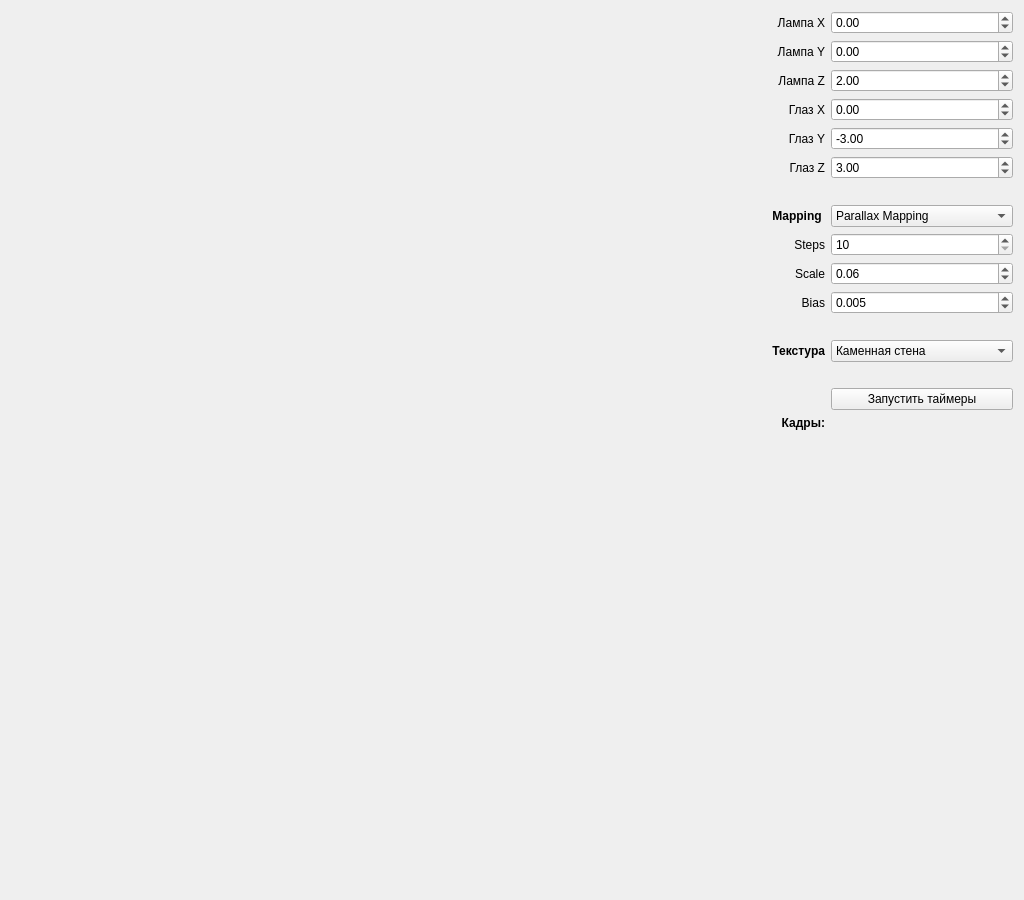
<?xml version="1.0" encoding="UTF-8"?>
<ui version="4.0">
 <class>Widget</class>
 <widget class="QWidget" name="Widget">
  <property name="geometry">
   <rect>
    <x>0</x>
    <y>0</y>
    <width>1024</width>
    <height>900</height>
   </rect>
  </property>
  <property name="minimumSize">
   <size>
    <width>600</width>
    <height>600</height>
   </size>
  </property>
  <property name="focusPolicy">
   <enum>Qt::ClickFocus</enum>
  </property>
  <property name="windowTitle">
   <string>Widget</string>
  </property>
  <property name="layoutDirection">
   <enum>Qt::LeftToRight</enum>
  </property>
  <layout class="QHBoxLayout" name="horizontalLayout">
   <property name="sizeConstraint">
    <enum>QLayout::SetDefaultConstraint</enum>
   </property>
   <item>
    <widget class="GLWidget" name="widget_canvas" native="true">
     <property name="sizePolicy">
      <sizepolicy hsizetype="Expanding" vsizetype="Preferred">
       <horstretch>0</horstretch>
       <verstretch>0</verstretch>
      </sizepolicy>
     </property>
    </widget>
   </item>
   <item>
    <layout class="QGridLayout" name="gridLayout">
     <item row="5" column="0">
      <widget class="QLabel" name="label_eyeY">
       <property name="text">
        <string>Глаз Y</string>
       </property>
       <property name="alignment">
        <set>Qt::AlignRight|Qt::AlignTrailing|Qt::AlignVCenter</set>
       </property>
      </widget>
     </item>
     <item row="3" column="0">
      <widget class="QLabel" name="label_lampZ">
       <property name="text">
        <string>Лампа Z</string>
       </property>
       <property name="alignment">
        <set>Qt::AlignRight|Qt::AlignTrailing|Qt::AlignVCenter</set>
       </property>
      </widget>
     </item>
     <item row="16" column="1">
      <spacer name="verticalSpacer_3">
       <property name="orientation">
        <enum>Qt::Vertical</enum>
       </property>
       <property name="sizeType">
        <enum>QSizePolicy::Fixed</enum>
       </property>
       <property name="sizeHint" stdset="0">
        <size>
         <width>20</width>
         <height>20</height>
        </size>
       </property>
      </spacer>
     </item>
     <item row="18" column="0">
      <widget class="QLabel" name="label_fps">
       <property name="enabled">
        <bool>true</bool>
       </property>
       <property name="font">
        <font>
         <weight>75</weight>
         <bold>true</bold>
        </font>
       </property>
       <property name="text">
        <string>Кадры:</string>
       </property>
       <property name="alignment">
        <set>Qt::AlignRight|Qt::AlignTrailing|Qt::AlignVCenter</set>
       </property>
      </widget>
     </item>
     <item row="7" column="1">
      <spacer name="verticalSpacer_2">
       <property name="orientation">
        <enum>Qt::Vertical</enum>
       </property>
       <property name="sizeType">
        <enum>QSizePolicy::Fixed</enum>
       </property>
       <property name="sizeHint" stdset="0">
        <size>
         <width>20</width>
         <height>20</height>
        </size>
       </property>
      </spacer>
     </item>
     <item row="4" column="1">
      <widget class="QDoubleSpinBox" name="doubleSpinBox_eyeX">
       <property name="minimum">
        <double>-10.000000000000000</double>
       </property>
       <property name="maximum">
        <double>10.000000000000000</double>
       </property>
       <property name="singleStep">
        <double>0.100000000000000</double>
       </property>
      </widget>
     </item>
     <item row="19" column="1">
      <spacer name="verticalSpacer">
       <property name="orientation">
        <enum>Qt::Vertical</enum>
       </property>
       <property name="sizeHint" stdset="0">
        <size>
         <width>20</width>
         <height>40</height>
        </size>
       </property>
      </spacer>
     </item>
     <item row="17" column="1">
      <widget class="QPushButton" name="pushButton_timer">
       <property name="text">
        <string>Запустить таймеры</string>
       </property>
       <property name="checkable">
        <bool>true</bool>
       </property>
       <property name="checked">
        <bool>false</bool>
       </property>
      </widget>
     </item>
     <item row="1" column="1">
      <widget class="QDoubleSpinBox" name="doubleSpinBox_lampX">
       <property name="minimum">
        <double>-10.000000000000000</double>
       </property>
       <property name="maximum">
        <double>10.000000000000000</double>
       </property>
       <property name="singleStep">
        <double>0.100000000000000</double>
       </property>
       <property name="value">
        <double>0.000000000000000</double>
       </property>
      </widget>
     </item>
     <item row="11" column="0">
      <widget class="QLabel" name="label_bias">
       <property name="text">
        <string>Bias</string>
       </property>
       <property name="alignment">
        <set>Qt::AlignRight|Qt::AlignTrailing|Qt::AlignVCenter</set>
       </property>
      </widget>
     </item>
     <item row="6" column="1">
      <widget class="QDoubleSpinBox" name="doubleSpinBox_eyeZ">
       <property name="minimum">
        <double>-10.000000000000000</double>
       </property>
       <property name="maximum">
        <double>10.000000000000000</double>
       </property>
       <property name="singleStep">
        <double>0.100000000000000</double>
       </property>
       <property name="value">
        <double>3.000000000000000</double>
       </property>
      </widget>
     </item>
     <item row="11" column="1">
      <widget class="QDoubleSpinBox" name="doubleSpinBox_bias">
       <property name="decimals">
        <number>3</number>
       </property>
       <property name="maximum">
        <double>10.000000000000000</double>
       </property>
       <property name="singleStep">
        <double>0.001000000000000</double>
       </property>
       <property name="value">
        <double>0.005000000000000</double>
       </property>
      </widget>
     </item>
     <item row="13" column="1">
      <widget class="QComboBox" name="comboBox_texture">
       <item>
        <property name="text">
         <string>Каменная стена</string>
        </property>
       </item>
       <item>
        <property name="text">
         <string>Дерево</string>
        </property>
       </item>
       <item>
        <property name="text">
         <string>Камень</string>
        </property>
       </item>
       <item>
        <property name="text">
         <string>Кирпич</string>
        </property>
       </item>
      </widget>
     </item>
     <item row="5" column="1">
      <widget class="QDoubleSpinBox" name="doubleSpinBox_eyeY">
       <property name="minimum">
        <double>-10.000000000000000</double>
       </property>
       <property name="maximum">
        <double>10.000000000000000</double>
       </property>
       <property name="singleStep">
        <double>0.100000000000000</double>
       </property>
       <property name="value">
        <double>-3.000000000000000</double>
       </property>
      </widget>
     </item>
     <item row="3" column="1">
      <widget class="QDoubleSpinBox" name="doubleSpinBox_lampZ">
       <property name="minimum">
        <double>-10.000000000000000</double>
       </property>
       <property name="maximum">
        <double>10.000000000000000</double>
       </property>
       <property name="singleStep">
        <double>0.100000000000000</double>
       </property>
       <property name="value">
        <double>2.000000000000000</double>
       </property>
      </widget>
     </item>
     <item row="10" column="1">
      <widget class="QDoubleSpinBox" name="doubleSpinBox_scale">
       <property name="maximum">
        <double>10.000000000000000</double>
       </property>
       <property name="singleStep">
        <double>0.010000000000000</double>
       </property>
       <property name="value">
        <double>0.060000000000000</double>
       </property>
      </widget>
     </item>
     <item row="4" column="0">
      <widget class="QLabel" name="label_eyeX">
       <property name="text">
        <string>Глаз X</string>
       </property>
       <property name="alignment">
        <set>Qt::AlignRight|Qt::AlignTrailing|Qt::AlignVCenter</set>
       </property>
      </widget>
     </item>
     <item row="2" column="1">
      <widget class="QDoubleSpinBox" name="doubleSpinBox_lampY">
       <property name="minimum">
        <double>-10.000000000000000</double>
       </property>
       <property name="maximum">
        <double>10.000000000000000</double>
       </property>
       <property name="singleStep">
        <double>0.100000000000000</double>
       </property>
       <property name="value">
        <double>0.000000000000000</double>
       </property>
      </widget>
     </item>
     <item row="2" column="0">
      <widget class="QLabel" name="label_lampY">
       <property name="text">
        <string>Лампа Y</string>
       </property>
       <property name="alignment">
        <set>Qt::AlignRight|Qt::AlignTrailing|Qt::AlignVCenter</set>
       </property>
      </widget>
     </item>
     <item row="13" column="0">
      <widget class="QLabel" name="label_texture">
       <property name="font">
        <font>
         <weight>75</weight>
         <bold>true</bold>
        </font>
       </property>
       <property name="text">
        <string>Текстура</string>
       </property>
       <property name="alignment">
        <set>Qt::AlignRight|Qt::AlignTrailing|Qt::AlignVCenter</set>
       </property>
      </widget>
     </item>
     <item row="18" column="1">
      <widget class="QLabel" name="label_fps_value">
       <property name="text">
        <string/>
       </property>
      </widget>
     </item>
     <item row="12" column="1">
      <spacer name="verticalSpacer_4">
       <property name="orientation">
        <enum>Qt::Vertical</enum>
       </property>
       <property name="sizeType">
        <enum>QSizePolicy::Fixed</enum>
       </property>
       <property name="sizeHint" stdset="0">
        <size>
         <width>20</width>
         <height>20</height>
        </size>
       </property>
      </spacer>
     </item>
     <item row="1" column="0">
      <widget class="QLabel" name="label_lampX">
       <property name="text">
        <string>Лампа X</string>
       </property>
       <property name="alignment">
        <set>Qt::AlignRight|Qt::AlignTrailing|Qt::AlignVCenter</set>
       </property>
      </widget>
     </item>
     <item row="6" column="0">
      <widget class="QLabel" name="label_eyeZ">
       <property name="text">
        <string>Глаз Z</string>
       </property>
       <property name="alignment">
        <set>Qt::AlignRight|Qt::AlignTrailing|Qt::AlignVCenter</set>
       </property>
      </widget>
     </item>
     <item row="8" column="0">
      <widget class="QLabel" name="label_mapping">
       <property name="font">
        <font>
         <weight>75</weight>
         <bold>true</bold>
        </font>
       </property>
       <property name="text">
        <string>Mapping </string>
       </property>
       <property name="alignment">
        <set>Qt::AlignRight|Qt::AlignTrailing|Qt::AlignVCenter</set>
       </property>
      </widget>
     </item>
     <item row="9" column="1">
      <widget class="QDoubleSpinBox" name="doubleSpinBox_steps">
       <property name="decimals">
        <number>0</number>
       </property>
       <property name="minimum">
        <double>10.000000000000000</double>
       </property>
       <property name="maximum">
        <double>200.000000000000000</double>
       </property>
       <property name="value">
        <double>10.000000000000000</double>
       </property>
      </widget>
     </item>
     <item row="8" column="1">
      <widget class="QComboBox" name="comboBox_mapping">
       <item>
        <property name="text">
         <string>Parallax Mapping</string>
        </property>
       </item>
       <item>
        <property name="text">
         <string>Steep Parallax Mapping</string>
        </property>
       </item>
       <item>
        <property name="text">
         <string>Relief Mapping</string>
        </property>
       </item>
       <item>
        <property name="text">
         <string>Parallax Occlusion Mapping</string>
        </property>
       </item>
      </widget>
     </item>
     <item row="9" column="0">
      <widget class="QLabel" name="label_steps">
       <property name="text">
        <string>Steps</string>
       </property>
       <property name="alignment">
        <set>Qt::AlignRight|Qt::AlignTrailing|Qt::AlignVCenter</set>
       </property>
      </widget>
     </item>
     <item row="10" column="0">
      <widget class="QLabel" name="label_scale">
       <property name="text">
        <string>Scale</string>
       </property>
       <property name="alignment">
        <set>Qt::AlignRight|Qt::AlignTrailing|Qt::AlignVCenter</set>
       </property>
      </widget>
     </item>
    </layout>
   </item>
  </layout>
 </widget>
 <layoutdefault spacing="6" margin="11"/>
 <customwidgets>
  <customwidget>
   <class>GLWidget</class>
   <extends>QWidget</extends>
   <header>glwidget.h</header>
   <container>1</container>
  </customwidget>
 </customwidgets>
 <resources/>
 <connections/>
</ui>
